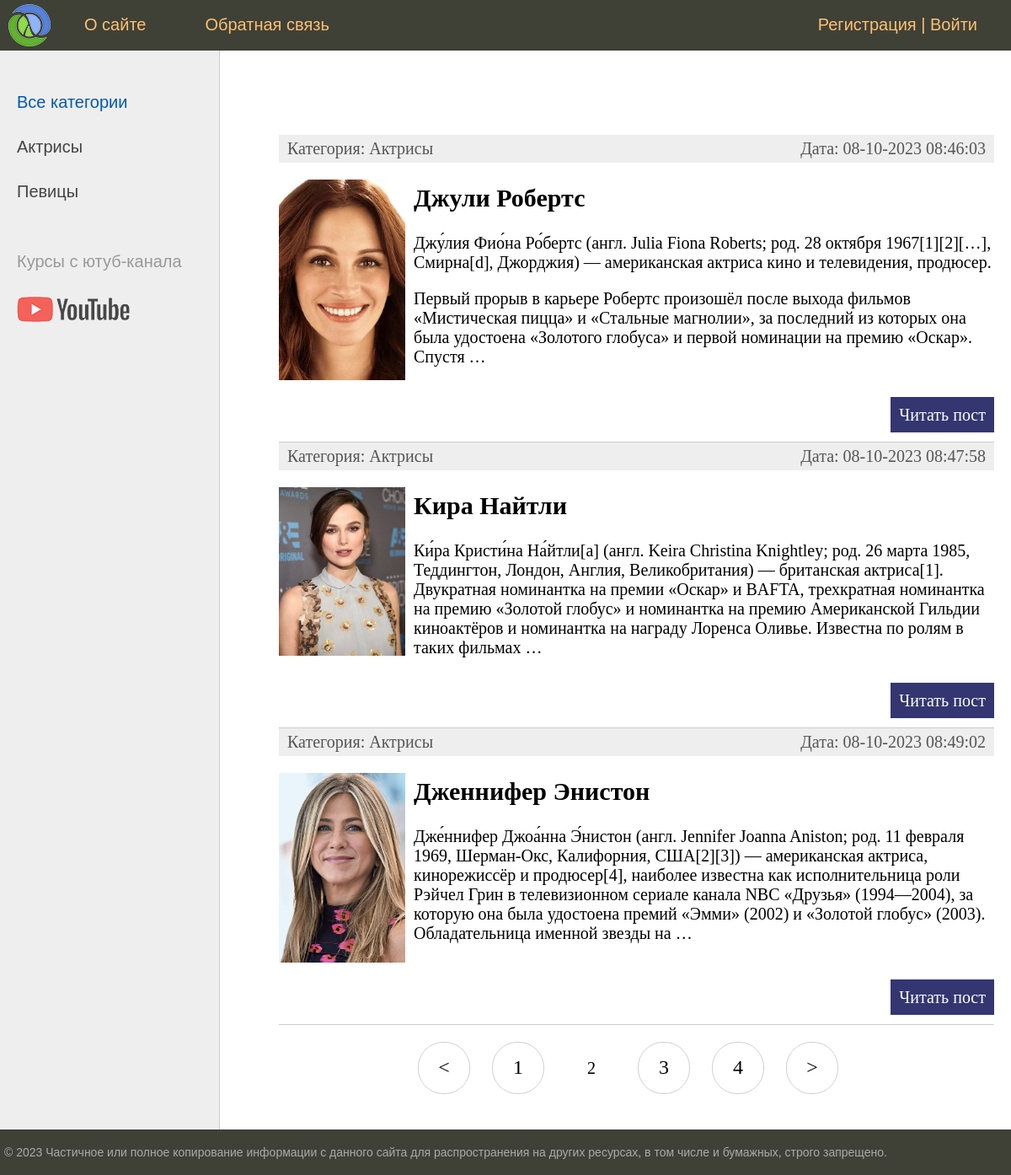
Before: /?page=2 with the older database file.
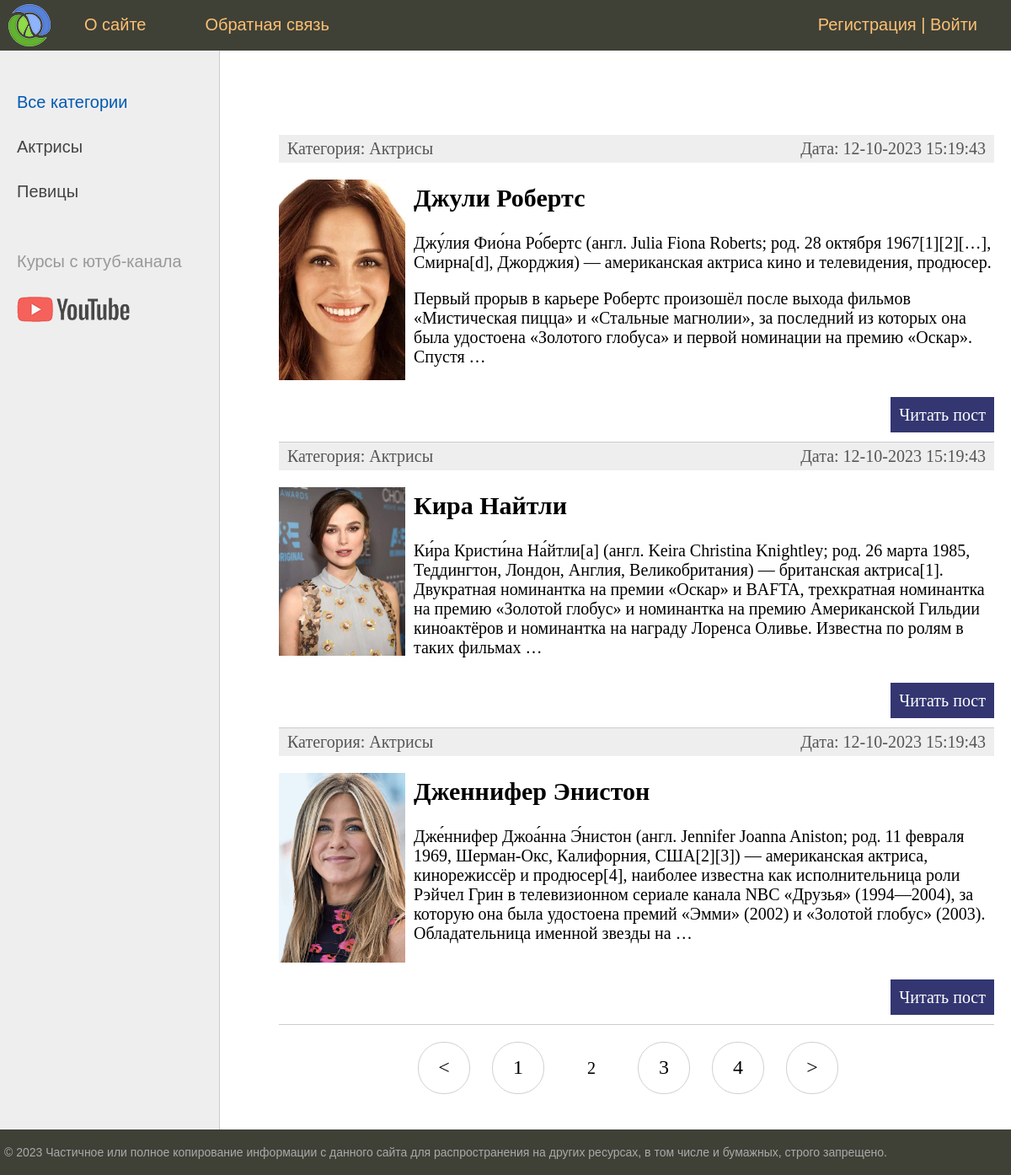
After: the same page with the newer database file.
### women/models.py (models this page shows, shortened)
class Category(models.Model):
    name = models.CharField(max_length=100, db_index=True, verbose_name='Категория')
    slug = models.SlugField(max_length=255, unique=True, db_index=True, verbose_name="URL")
    def __str__(self):
        return self.name
    def get_absolute_url(self):
        return reverse('category', kwargs={'cat_slug': self.slug})
    class Meta: #настройка вклдаки с сайтом в админке
        verbose_name='категорию'
        verbose_name_plural='Категории'

class Women(models.Model):
    title = models.CharField(max_length=255, verbose_name='Заголовок')
    slug = models.SlugField(max_length=255, unique=True, db_index=True, verbose_name="URL")
    content = models.TextField(blank=True, verbose_name='Текст статьи')
    photo = models.ImageField(upload_to='photos /%Y/%m/%d/', verbose_name='Фото')
    time_create = models.DateTimeField(auto_now_add=True, verbose_name='Время создания')
    time_update = models.DateTimeField(auto_now=True, verbose_name='Время обнавления')
    is_published = models.BooleanField(default=True, verbose_name='Публикация')
    cat = models.ForeignKey('Category', on_delete=models.PROTECT, verbose_name='Категории')
    def get_absolute_url(self):
        return reverse('post', kwargs={'post_slug': self.slug})
    class Meta: #настройка вклдаки с сайтом в админке
        verbose_name='Известные женщины'
        verbose_name_plural='Известные женщины'
        ordering = ['time_create', 'title'] #сортировка данных по алфавиту

### women/views.py (the view)
# urls.py: path('', WomenHome.as_view(), name='home'), # http://127.0.0.1:8000
class WomenHome(DataMixin, ListView):
    model = Women
    template_name = 'women/index.html'
    context_object_name = 'posts'
    def get_context_data(self, *, object_list=None, **kwargs: Any):
        context = super().get_context_data(**kwargs)
        c_def = self.get_user_context(title='Главная страница')
        return dict(list(context.items()) + list(c_def.items()))
    def get_queryset(self):
        return Women.objects.filter(is_published=True)

### women/templatetags/women_tags.py (called while the page is built)
@register.inclusion_tag('women/list_categories.html')
def show_categories(sort = None, cat_selected = 0):
    if not sort:
        cats = Category.objects.all()
    else:
        cats = Category.objects.order_by(sort)
    return {'cats': cats, 'cat_selected': cat_selected}

### women/utils.py (called while the page is built)
    def get_user_context(self, **kwargs):
        context = kwargs
        cats = Category.objects.annotate(Count('women'))
        user_menu = menu.copy()
        if not self.request.user.is_authenticated:
            user_menu.pop(1)
        context['menu']=user_menu
        context['cats']=cats
        if 'cat_selected' not in context:
            context['cat_selected']=0
        return context

### women/templates/women/index.html (shortened to what this page needs)
{% extends 'women/base.html' %}
{% block content %}
<ul class="list-articles">
	{% for p in posts %}
			<li><div class="article-panel">
	<p class="first">Категория: {{p.cat}}</p>
	<p class="last">Дата: {{p.time_update|date:"d-m-Y H:i:s"}}</p>
</div>
{% if p.photo %}
	<p><img class="img-article-left thumb" src="{{p.photo.url}}"></p>
{% endif %}
				<h2>{{p.title}}</h2>
	{% autoescape on %}
	{{p.content|linebreaks|truncatewords:50}}
	{% endautoescape %}
			<p class="link-read-post"><a href="{{ p.get_absolute_url }}">Читать пост</a></p>
			</li>
	{% endfor %}
</ul>
{% endblock %}

### women/templates/women/base.html (shortened to what this page needs)
{% load static %}
{% load women_tags %}
<!DOCTYPE html>
<html>
<head>
	<link type="text/css" href="{% static 'women/css/styles.css' %}" rel="stylesheet" />
</head>
<body>
<table class="table-page" border=0 cellpadding="0" cellspacing="0">
<tr><td valign=top>
{% block mainmenu %}
		<div class="header">
			<ul id="mainmenu" class="mainmenu">
			<li class="logo"><a href="{%url 'home'%}"><div class="logo"></div></a></li>
{% for m in menu %}
			<li><a href="{% url m.url_name %}">{{m.title}}</a></li>
{% endfor %}
			<li class="last"><a href="{% url 'register' %}">Регистрация</a> | <a href="{% url 'login' %}">Войти</a></li>
			</ul>
		</div>
{% endblock mainmenu %}
<table class="table-content" border=0 cellpadding="0" cellspacing="0">
<tr>
	<td valign="top" class="left-chapters">
	<ul id="leftchapters">
{% if cat_selected == 0%}
		<li class="selected">Все категории</li>
{% else %}
		<li><a href="{% url 'home' %}">Все категории</a></li>
{% endif %}
{% for c in cats %}
{% if c.women__count > 0 %}
	{% if c.pk == cat_selected %}
		<li class="selected">{{name}}</li>
	{% else %}
		<li><a href="{{ c.get_absolute_url }}">{{c.name}}</a></li>
	{% endif %}
{% endif %}
{% endfor %}
		<li class="share">
		<p>Курсы с ютуб-канала</p>
		<a class="share-yt" href="https://www.youtube.com/channel/UClJzWfGWuGJL2t-3dYKcHTA/playlists" target="_blank" rel="nofollow"></a>
		</li>
	</ul>
</td>
<td valign="top" class="content">
	<div class="content-text">
{% block content %}
{% endblock %}
{% if page_obj.has_other_pages %}
<nav class="list-pages">
	<ul>
{% if page_obj.has_previous %}
<a href="?page={{ page_obj.previous_page_number }}">
	<li class="page-num">&lt;</li>
</a>
{% endif %}
		{% for p in page_obj.paginator.page_range %}
		{% if page_obj.number == p %}
		<li class="page-num page-num-selected">{{ p }}</li>
		{% elif p >= page_obj.number|add:-2 and page_obj.number|add:2 >= p %}
		<a href="?page={{ p }}">
			<li class="page-num">{{ p }}</li>
		</a>
		{% endif %}
		{% endfor %}
{% if page_obj.has_next %}
<a href="?page={{ page_obj.next_page_number }}">
	<li class="page-num">&gt;</li>
</a>
{% endif %}
	</ul>
</nav>
{% endif %}
	</div>
</td></tr></table>
</td></tr>
<tr><td valign=top>
	<div id="footer">
		<p>&copy; 2023 Частичное или полное копирование информации с данного сайта для распространения на других ресурсах, в том числе и бумажных, строго запрещено.</p>
	</div>
</td></tr></table>
</body>
</html>

### women/static/women/css/styles.css (style rules this page uses)
html, body { font-family: 'Arial'; margin: 0; padding: 0; height: 100%; width: 100%; color: #444; }
a { color: #0059b2; text-decoration: none; }
img { max-width: 600px; height: auto; }
img.img-article-left { max-width: 300px; height: auto; float: left; padding: 0 10px 10px 0; }
img.img-article-left.thumb { max-width: 150px; height: auto; }
p.link-read-post { text-align: right; }
p.link-read-post a { padding: 10px; min-width: 100px; background: #333671; color: #fff; text-decoration: none; }
div.article-panel { background: #eee; padding: 5px 10px 5px 10px; box-sizing: border-box; overflow: hidden; color: #555; }
div.article-panel p.first { margin: 0; float: left; }
div.article-panel p.last { margin: 0; float: right; }
ul.list-articles { list-style: none; margin: 0; padding: 0; }
ul.list-articles li { border-bottom: 1px solid #ccc; }
.table-page { width: 100%; height: 100%; vertical-align: top; }
.table-page tr { height: 100%; }
.header { background: #3F4137; height: 60px; }
.logo { background: url('../images/logo.png') no-repeat 10px 5px; width: 70px; height: 60px; }
ul.mainmenu { list-style: none; margin: 0; padding: 0; height: 60px; color: #fdc073; font-size: 20px; overflow: hidden; }
ul.mainmenu li { float: left; margin: 18px 40px 0 30px; }
ul.mainmenu li.logo { margin: 0; }
ul.mainmenu li.last { float: right; }
ul.mainmenu li a { color: #fdc073; text-decoration: none; }
.table-content { width: 100%; min-height: 100%; height: 100%; }
.left-chapters { margin: 0; background: #eee; border-right: 1px solid #ccc; min-height: 100%; }
.left-chapters ul { width: 230px; min-height: 100%; margin: 0; padding: 20px 10px 10px 20px; list-style: none; font-size: 20px; }
.left-chapters ul li { margin: 30px 0 0 0; color: #999; }
.left-chapters ul li.selected { color: #0059b2; }
.left-chapters ul li a { color: #444; text-decoration: none; }
.left-chapters ul li.share { margin: 60px 0 0 0; }
.left-chapters ul li.share p { margin: 30px 0 30px 0; }
.left-chapters ul li.share a { display: inline-block; width: 40px; height: 40px; margin: 0 20px 0 0; }
.left-chapters ul li.share a.share-yt { width: 100%; height: 30px; background: url('../images/share_yt.png') no-repeat 0 0 }
.content { padding: 40px 20px 20px 40px; width: 100%; box-sizing: border-box; }
.content-text { margin: 60px 0 0 30px; color: #000; font-size: 20px; font-family: Yandex Sans Display Light; }
#footer { box-sizing: border-box; background: #3F4137; padding: 5px; color: #aaa; font-size: 14px; font-family: Verdana, Geneva, Arial, Helvetica; text-align: left; overflow: hidden; }
.list-pages { text-align: center; margin: 0 0 20px 0; }
.list-pages ul { margin: 20px 0 0 0; padding: 0; list-style: none; }
.list-pages ul li { display: inline-block; margin: 0 20px 0 0; }
.list-pages a { color: #000; font-size: 24px; text-decoration: none; }
.list-pages .page-num, .page-num-selected { display: inline-block; width: 60px; height: 44px; padding: 16px 0 0 0; border: 1px solid #d0d0d0; border-radius: 30px; }
.list-pages .page-num-selected { border: none; color: #000; font-size: 20px; }

Changed rows visible on the page:
changed Women "Джули Робертс": time_update "08-10-2023 08:46:03" → "12-10-2023 15:19:43"
changed Women "Кира Найтли": time_update "08-10-2023 08:47:58" → "12-10-2023 15:19:43"
changed Women "Дженнифер Энистон": time_update "08-10-2023 08:49:02" → "12-10-2023 15:19:43"
